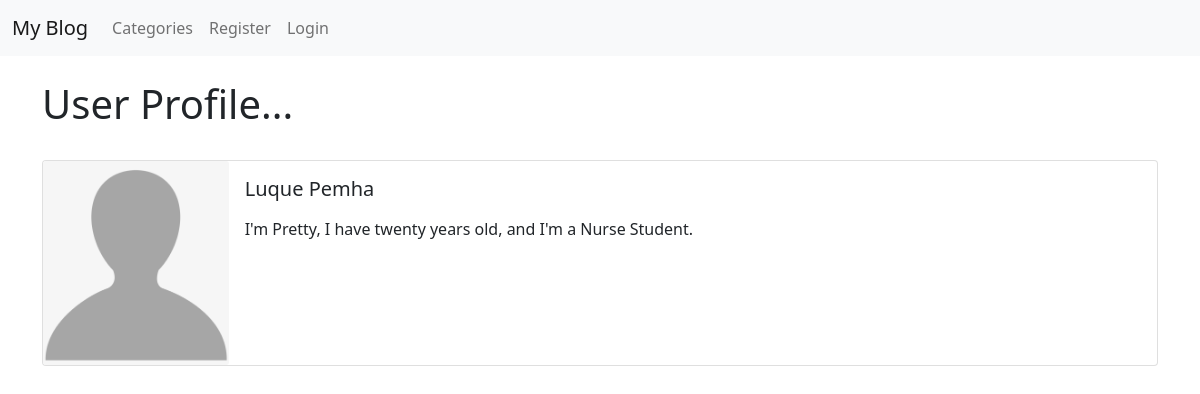
Screenshot of /members/4/profile/ with the database file from the repository.
### theblog/models.py (models this page shows, shortened)
class Profile(models.Model):
    user = models.OneToOneField(User, null=True, on_delete=models.CASCADE)
    bio = models.TextField()
    profile_pic = models.ImageField(blank=True, null=True, upload_to="images/profile/")
    website_url = models.CharField(max_length=255, blank=True, null=True)
    facebook_url = models.CharField(max_length=255, blank=True, null=True)
    twitter_url = models.CharField(max_length=255, blank=True, null=True)
    instagram_url = models.CharField(max_length=255, blank=True, null=True)
    pinterest_url = models.CharField(max_length=255, blank=True, null=True)

### members/views.py (the view)
# urls.py: path('<int:pk>/profile/', ShowProfilePageView.as_view(), name="show-profile-page"),
class ShowProfilePageView(DetailView):
    model = Profile
    template_name = 'registration/user_profile.html'
    def get_context_data(self, *args, **kwargs):
        context = super(ShowProfilePageView , self).get_context_data(*args, **kwargs)
        page_user = get_object_or_404(Profile, id=self.kwargs['pk'])
        context["page_user"] = page_user
        return context

### members/templates/registration/user_profile.html (shortened to what this page needs)
{% extends 'base.html' %}
{% load static %}
{% block content %}
    <h1>User Profile...</h1>
    <br>
    <div class="card mb-3">
        <div class="row g-0">
            <div class="col-md-2">
                {% if page_user.profile_pic %}
                    <img src="{{ page_user.profile_pic.url }}" class="card-img">
                {% else %}
                    <img src="{% static 'theblog/images/default_profile_pic.jpeg' %}" class="card-img">
                {% endif %}
            </div>
            <div class="col-md-10">
                <div class="card-body">
                    <h5 class="card-title">
                        {{ page_user.user.first_name }}
                        {{ page_user.user.last_name }}
                    </h5>
                    <p class="card-text">
                        {{ page_user.bio }}
                    </p>
                </div>
            </div>
        </div>
    </div>
{% endblock %}

### rows the page displays
Profile: user.first_name "Luque", user.last_name "Pemha", bio "I'm Pretty, I have twenty years old, and I'm a Nurse Student."
